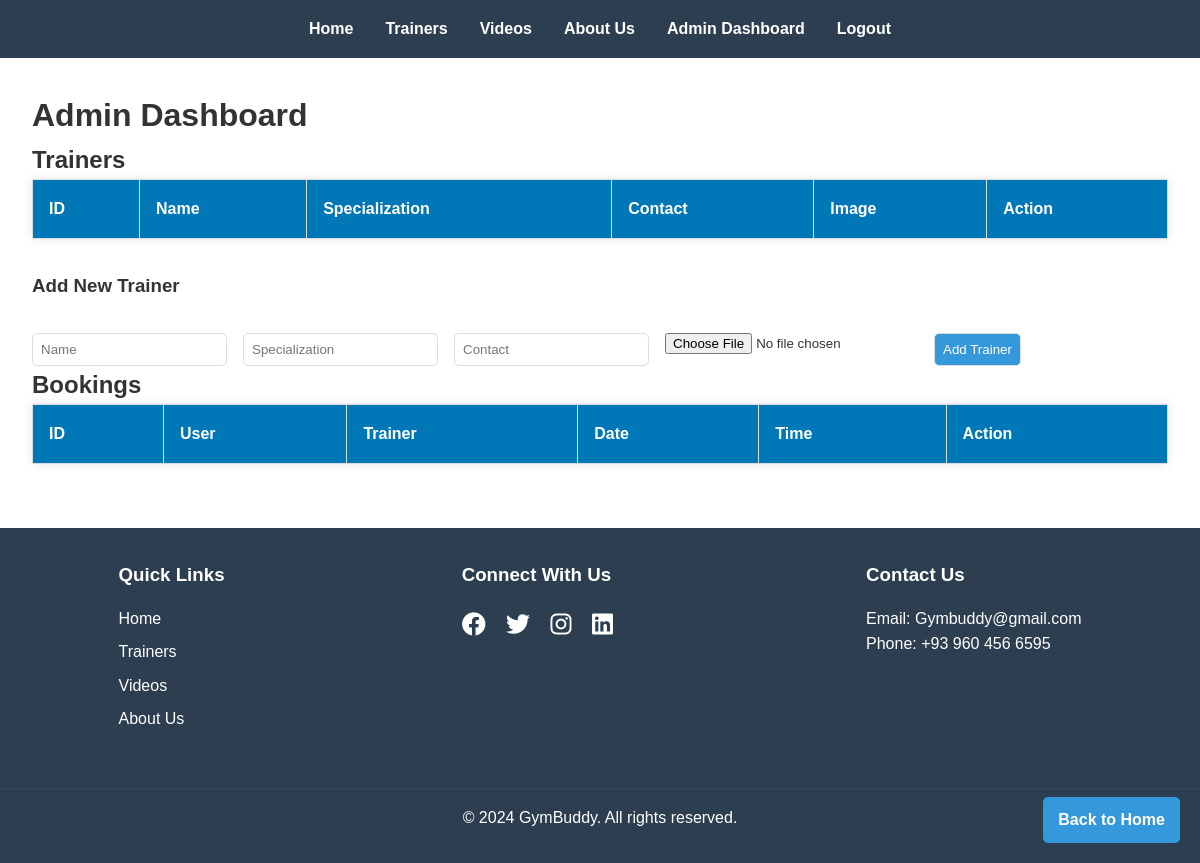
/php/admin_dashboard.php (signed in), run on an earlier commit of the app's database.
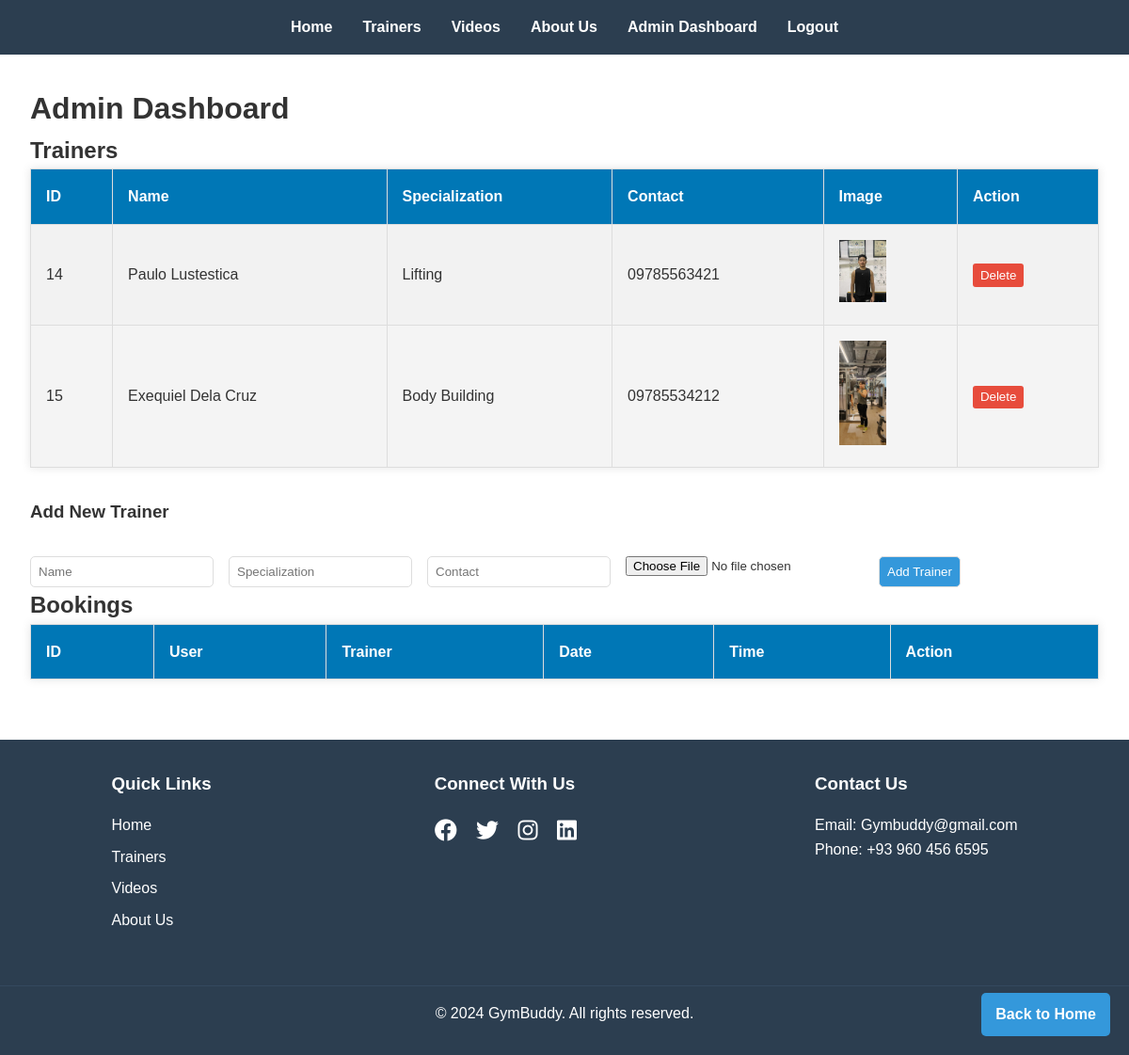
And on a later commit of the database.
### tables this page shows
CREATE TABLE `trainers` (
  `id` int(11) NOT NULL,
  `name` varchar(100) NOT NULL,
  `description` text DEFAULT NULL,
  `contact` varchar(50) DEFAULT NULL,
  `image_url` varchar(255) DEFAULT NULL,
  `specialization` varchar(255) DEFAULT NULL
);

### php/admin_dashboard.php (the view, shortened to what this page needs)
<?php
include 'config.php';
$sql = "SELECT * FROM trainers";
$stmt = $pdo->query($sql);
$trainers = $stmt->fetchAll();
?>
<!DOCTYPE html>
<html lang="en">
<head>
    <link rel="stylesheet" href="../css/style.css">
    <link rel="stylesheet" href="https://cdnjs.cloudflare.com/ajax/libs/font-awesome/6.1.1/css/all.min.css">
</head>
<body>
    <header>
        <nav>
            <ul>
                <li><a href="../index.php">Home</a></li>
                <li><a href="../trainers.php">Trainers</a></li>
                <li><a href="../videos.php">Videos</a></li>
                <li><a href="../about.php">About Us</a></li>
                <li><a href="admin_dashboard.php">Admin Dashboard</a></li>
                <li><a href="logout.php">Logout</a></li>
            </ul>
        </nav>
    </header>
    <main class="admin-dashboard">
        <h1>Admin Dashboard</h1>
        <section>
            <h2>Trainers</h2>
            <table>
                <tr>
                    <th>ID</th>
                    <th>Name</th>
                    <th>Specialization</th>
                    <th>Contact</th>
                    <th>Image</th>
                    <th>Action</th>
                </tr>
                <?php foreach ($trainers as $trainer): ?>
                <tr>
                    <td><?php echo htmlspecialchars($trainer['id']); ?></td>
                    <td><?php echo htmlspecialchars($trainer['name']); ?></td>
                    <td><?php echo htmlspecialchars($trainer['specialization']); ?></td>
                    <td><?php echo htmlspecialchars($trainer['contact']); ?></td>
                    <td><img src="../uploads/<?php echo htmlspecialchars($trainer['image_url']); ?>" alt="<?php echo htmlspecialchars($trainer['name']); ?>" width="50"></td>
                    <td>
                        <form action="" method="post">
                            <input type="submit" name="delete_trainer" value="Delete" class="btn btn-danger" onclick="return confirm('Are you sure you want to delete this trainer?');">
                        </form>
                    </td>
                </tr>
                <?php endforeach; ?>
            </table>
            <h3>Add New Trainer</h3>
            <form action="" method="post" enctype="multipart/form-data" class="add-form">
                <input type="text" name="name" placeholder="Name" required>
                <input type="text" name="specialization" placeholder="Specialization" required>
                <input type="text" name="contact" placeholder="Contact" required>
                <input type="file" name="trainer_image" accept="image/*" required>
                <input type="submit" name="add_trainer" value="Add Trainer" class="btn">
            </form>
        </section>
        <section>
            <h2>Bookings</h2>
            <table>
                <tr>
                    <th>ID</th>
                    <th>User</th>
                    <th>Trainer</th>
                    <th>Date</th>
                    <th>Time</th>
                    <th>Action</th>
                </tr>
            </table>
        </section>
    </main>
    <footer>
        <div class="footer-content">
            <div class="footer-section">
                <h3>Quick Links</h3>
                <ul>
                    <li><a href="index.php">Home</a></li>
                    <li><a href="trainers.php">Trainers</a></li>
                    <li><a href="videos.php">Videos</a></li>
                    <li><a href="about.php">About Us</a></li>
                </ul>
            </div>
            <div class="footer-section">
                <h3>Connect With Us</h3>
                <div class="social-icons">
                    <a href="#"><i class="fab fa-facebook"></i></a>
                    <a href="#"><i class="fab fa-twitter"></i></a>
                    <a href="#"><i class="fab fa-instagram"></i></a>
                    <a href="#"><i class="fab fa-linkedin"></i></a>
                </div>
            </div>
            <div class="footer-section">
                <h3>Contact Us</h3>
                <p>Email: Gymbuddy@gmail.com</p>
                <p>Phone: +93 960 456 6595</p>
            </div>
        </div>
        <div class="footer-bottom">
            <p>&copy; 2024 GymBuddy. All rights reserved.</p>
        </div>
    </footer>
    <a href="../index.php" class="back-to-home">Back to Home</a>
</body>
</html>

### css/style.css (style rules this page uses)
* { margin: 0; padding: 0; box-sizing: border-box; }
body { font-family: Arial, sans-serif; line-height: 1.6; color: #333; }
header { background-color: #2c3e50; color: #fff; padding: 1rem 0; }
nav ul { list-style-type: none; display: flex; justify-content: center; }
nav ul li { margin: 0 1rem; }
nav ul li a { color: #fff; text-decoration: none; font-weight: bold; }
footer { background-color: #2c3e50; color: #fff; padding: 2rem 0; }
.footer-content { display: flex; justify-content: space-around; flex-wrap: wrap; }
.footer-section { margin-bottom: 1rem; }
.footer-section h3 { margin-bottom: 1rem; }
.footer-section ul { list-style-type: none; }
.footer-section ul li { margin-bottom: 0.5rem; }
.footer-section ul li a { color: #fff; text-decoration: none; }
.social-icons a { color: #fff; font-size: 1.5rem; margin-right: 1rem; }
.footer-bottom { text-align: center; margin-top: 2rem; padding-top: 1rem; border-top: 1px solid #34495e; }
.back-to-home { position: fixed; bottom: 20px; right: 20px; background-color: #3498db; color: #fff; padding: 10px 15px; text-decoration: none; border-radius: 5px; font-weight: bold; }
.admin-dashboard { max-width: 1200px; margin: 0 auto; padding: 2rem; }
.admin-dashboard table { width: 100%; border-collapse: collapse; margin-bottom: 2rem; background-color: #f4f4f4; box-shadow: 0 0 10px rgba(0, 0, 0, 0.1); }
.admin-dashboard th, .admin-dashboard td { padding: 1rem; border: 1px solid #ddd; text-align: left; }
.admin-dashboard th { background-color:#0077b6; color: #fff; }
.admin-dashboard tr:nth-child(even) { background-color: #f2f2f2; }
.admin-dashboard .add-form { margin-top: 2rem; display: flex; flex-wrap: wrap; gap: 1rem; }
.admin-dashboard .add-form input[type="text"], .admin-dashboard .add-form input[type="submit"] { padding: 0.5rem; border: 1px solid #ddd; border-radius: 5px; }
.admin-dashboard .add-form input[type="submit"] { background-color: #3498db; color: #fff; cursor: pointer; }
.admin-dashboard .btn-danger { background-color: #e74c3c; color: #fff; padding: 0.3rem 0.5rem; border: none; border-radius: 3px; cursor: pointer; }

What changed in the data, as far as the page shows it:
added trainers: id "14", name "Paulo Lustestica", specialization "Lifting", contact "09785563421", image_url (picture)
added trainers: id "15", name "Exequiel Dela Cruz", specialization "Body Building", contact "09785534212", image_url (picture)
